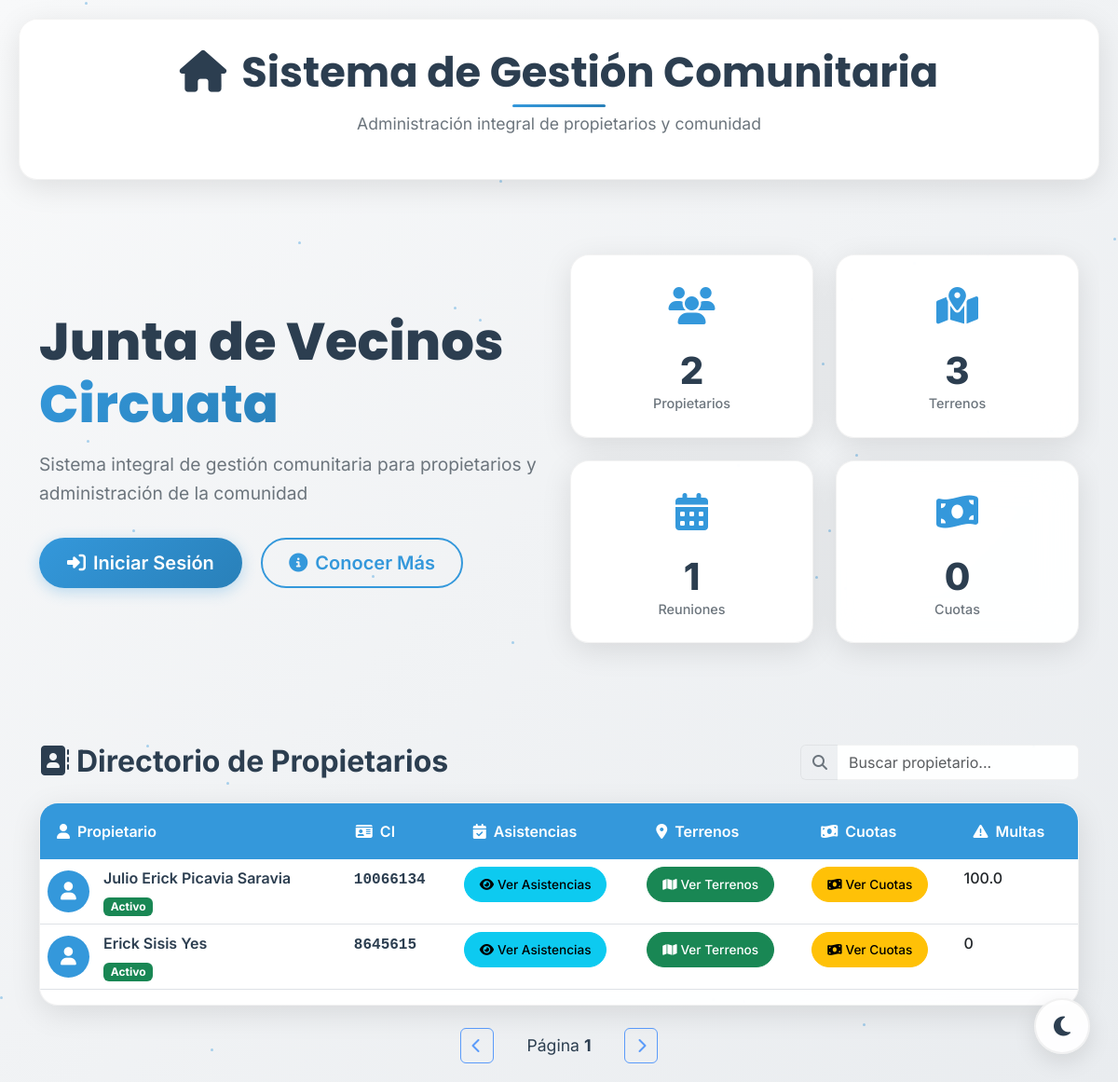
Before: / with the older database file.
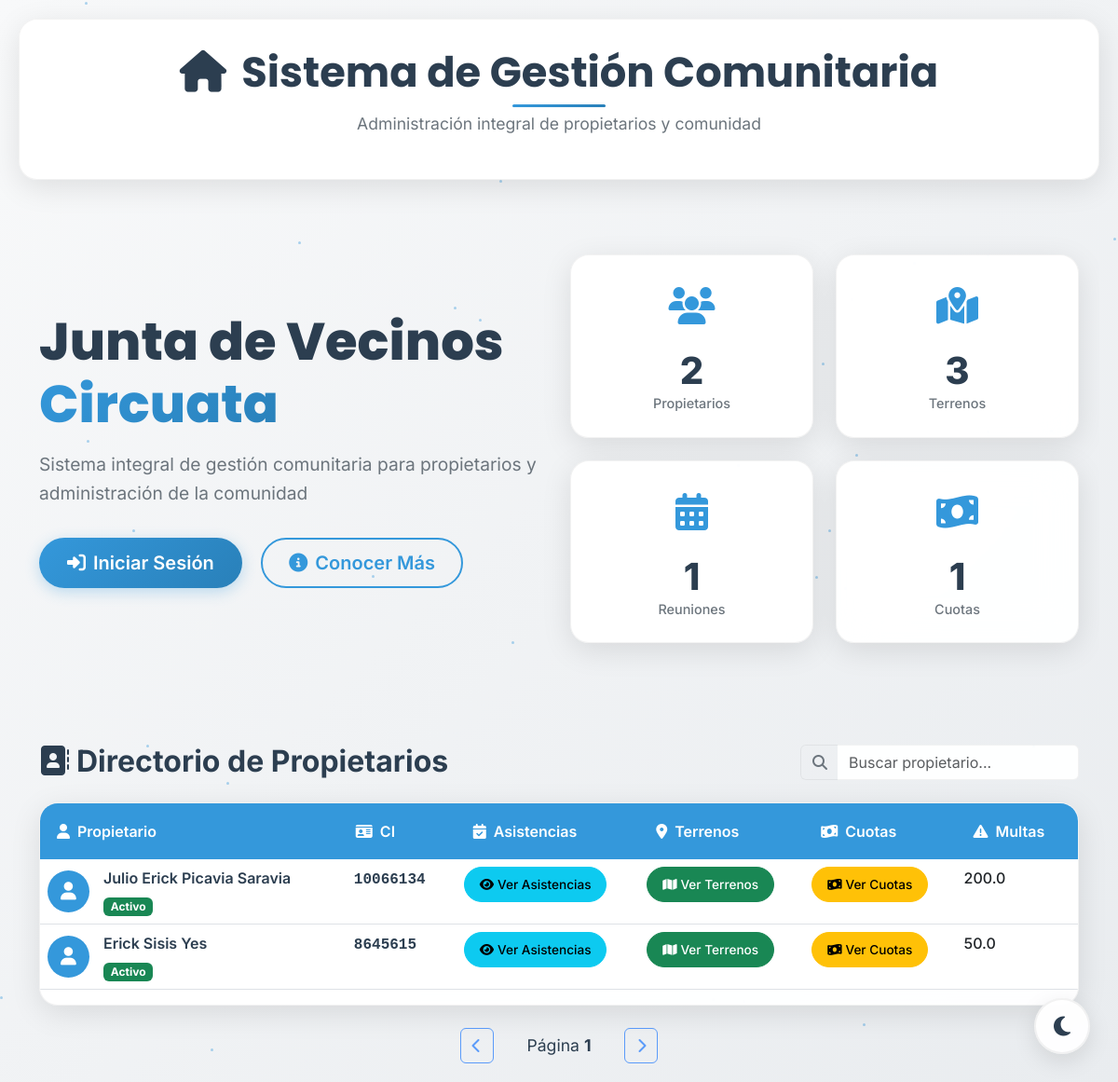
After: the same page with the newer database file.
### models/multa_model.py (models this page shows, shortened)
class Multa(db.Model):
    __tablename__ = "Multa"
    multa_id = db.Column(db.Integer, primary_key=True)
    duenio_id = db.Column(db.Integer, db.ForeignKey('Duenio.id', ondelete='CASCADE'), nullable=False)
    cuota_id = db.Column(db.Integer, db.ForeignKey('Cuota.cuota_id', ondelete='SET NULL'), nullable=True)
    reunion_id = db.Column(db.Integer, db.ForeignKey('Reunion.id', ondelete='SET NULL'), nullable=True)
    monto = db.Column(db.Float, nullable=False)
    fecha = db.Column(db.Date, nullable=False, default=datetime.utcnow().date)
    tipo = db.Column(db.String(20), nullable=False)
    descripcion = db.Column(db.Text, nullable=True)

### models/asistencia_model.py (models this page shows, shortened)
class Asistencia(db.Model):
    __tablename__ = "Asistencia"
    id = db.Column(db.Integer, primary_key=True)
    duenio_id = db.Column(db.Integer, db.ForeignKey('Duenio.id'), nullable=False)
    id_reunion = db.Column(db.Integer, db.ForeignKey('Reunion.id'), nullable=False)
    asistio = db.Column(db.Boolean, nullable=False, default=False)
    reunion = db.relationship('Reunion', backref='asistencias')
    dueno = db.relationship('Duenio', backref='asistencias')
    __table_args__ = (UniqueConstraint('duenio_id', 'id_reunion', name='_duenio_reunion_uc'),)

### models/duenio_model.py (models this page shows, shortened)
class Duenio(db.Model):
    __tablename__ = "Duenio"
    id = db.Column(db.Integer, primary_key=True)
    nombre = db.Column(db.String(50), nullable=False)
    paterno = db.Column(db.String(50), nullable=True)
    materno = db.Column(db.String(50), nullable=True)
    ci = db.Column(db.String(20), unique=True, nullable=False)
    multas = db.relationship('Multa', backref='duenio', lazy=True)  # Relación con la tabla Multa

### controllers/user_controller.py (the view)
@user_bp.route('/')
def index():
    duenos_count = Duenio.query.count()
    terrenos_count = Terreno.query.count()
    reuniones_count = Reunion.query.count()
    cuotas_titulos = Cuota.query.with_entities(Cuota.titulo).distinct().all()
    cuotas_count = len(cuotas_titulos)
    asistencias = Asistencia.query.all()
    terrenos = Terreno.query.all()
    cuotas = Cuota.query.join(Terreno).join(Duenio).all()
    def multas(multas_list):
        total = 0
        for multa in multas_list:
            total += multa.monto
        return total
    return render_template('index.html',
                         duenos_count=duenos_count,
                         terrenos_count=terrenos_count,
                         reuniones_count=reuniones_count,
                         cuotas_count=cuotas_count,
                         asistencias=asistencias,
                         terrenos=terrenos,
                         cuotas=cuotas,  # Pasar las cuotas a la vista
                         multas=multas)

### templates/index.html (shortened to what the changed rows need)
{% extends 'base.html' %}
{% block content %}
<div class="hero-section mb-5">
    <div class="container">
        <div class="row align-items-center">
            <div class="col-lg-6">
                <div class="hero-content">
                    <h1 class="hero-title">Junta de Vecinos<br><span class="text-gradient">Circuata</span></h1>
                </div>
            </div>
            <div class="col-lg-6">
                <div class="hero-stats">
                    <div class="row g-4">
                        <div class="col-6">
                            <div class="stat-card glass-card">
                                <div class="stat-content">
                                    <h3 class="stat-number">{{ cuotas_count if cuotas_count else '0' }}</h3>
                                    <p class="stat-label">Cuotas</p>
                                </div>
                            </div>
                        </div>
                    </div>
                </div>
            </div>
        </div>
    </div>
</div>
<div class="directory-section">
    <div class="container">
        <div class="section-header d-flex justify-content-between align-items-center mb-4">
            <h2 class="section-title mb-0">
                <i class="fas fa-address-book me-2"></i>Directorio de Propietarios
            </h2>
        </div>
        <div class="directory-table glass-card">
            <div class="table-responsive">
                <table class="table table-hover" id="propietariosTable">
                    <thead class="table-header">
                        <tr>
                            <th><i class="fas fa-user me-2"></i>Propietario</th>
                            <th><i class="fas fa-id-card me-2"></i>CI</th>
                            <th><i class="fas fa-calendar-check me-2"></i>Asistencias</th>
                            <th><i class="fas fa-map-marker-alt me-2"></i>Terrenos</th>
                            <th><i class="fas fa-money-bill-wave me-2"></i>Cuotas</th>
                            <th><i class="fas fa-exclamation-triangle me-2"></i>Multas</th>
                        </tr>
                    </thead>
                    <tbody id="propietariosBody">
                        {% set duenos_unicos = {} %}
                        {% for asistencia in asistencias %}
                            {% if asistencia.dueno.id not in duenos_unicos %}
                                {% set _ = duenos_unicos.update({asistencia.dueno.id: asistencia.dueno}) %}
                                <tr class="propietario-row">
                                    <td class="propietario-info">
                                        <div class="d-flex align-items-center">
                                            <div class="propietario-avatar">
                                                <i class="fas fa-user"></i>
                                            </div>
                                            <div class="propietario-details">
                                                <div class="propietario-name">
                                                    {{ asistencia.dueno.nombre }} {{ asistencia.dueno.paterno }} {{ asistencia.dueno.materno }}
                                                </div>
                                                <div class="propietario-status">
                                                    <span class="badge bg-success">Activo</span>
                                                </div>
                                            </div>
                                        </div>
                                    </td>
                                    <td class="ci-info">
                                        <span class="ci-number">{{ asistencia.dueno.ci }}</span>
                                    </td>
                                    <td>
                                        <button type="button" class="btn btn-info btn-sm action-btn"
                                                data-bs-toggle="modal" data-bs-target="#asistencias{{ asistencia.dueno.id }}">
                                            <i class="fas fa-eye me-1"></i>Ver Asistencias
                                        </button>
                                    </td>
                                    <td>
                                        <button type="button" class="btn btn-success btn-sm action-btn"
                                                data-bs-toggle="modal" data-bs-target="#terrenos{{ asistencia.dueno.id }}">
                                            <i class="fas fa-map me-1"></i>Ver Terrenos
                                        </button>
                                    </td>
                                    <td>
                                        <button type="button" class="btn btn-warning btn-sm action-btn"
                                                data-bs-toggle="modal" data-bs-target="#cuotas{{ asistencia.dueno.id }}">
                                            <i class="fas fa-money-bill-wave me-1"></i>Ver Cuotas
                                        </button>
                                    </td>
                                    <td>
                                        <div class="multas-info">
                                            {{ multas(asistencia.dueno.multas) }}
                                        </div>
                                    </td>
                                </tr>
                            {% endif %}
                        {% endfor %}
                    </tbody>
                </table>
            </div>
        </div>
    </div>
</div>
{% set duenos_unicos_modales = {} %}
{% endblock %}

Changed rows visible on the page:
computed for Multa (number 1 of 2 on the later page): monto.monto "100.0" → "200.0"
shown differently, row unchanged: Asistencia "Erick": multas "0" → (not shown)
added Multa: monto "50.0"
Other visible differences:
{{ cuotas_count if cuotas_count else '0' }}: "0" → "1"
